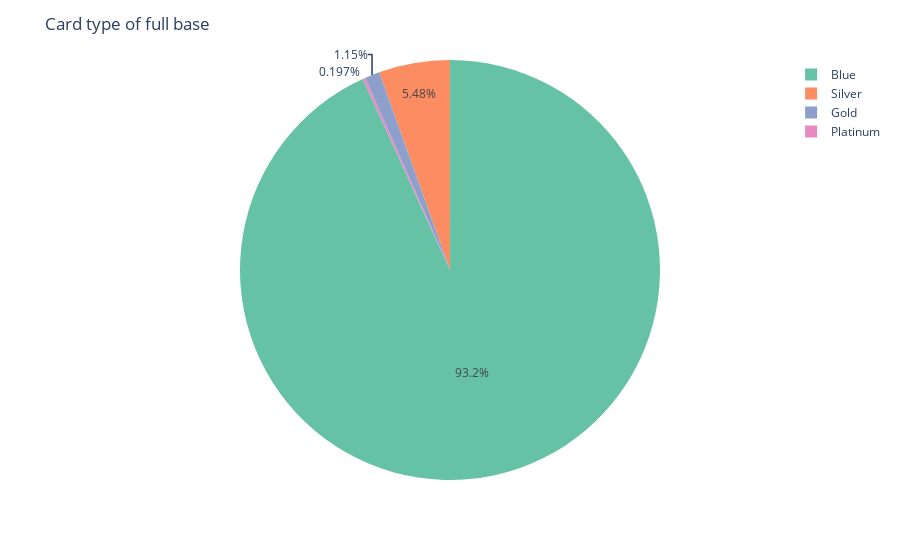

Source (notebook cell):
### Markdown cell above
We can clearly see from this graph, that the bulk of the attrition base is from 'Blue' customers.  But does this reflect the portfolio as a whole?

### Code cell
#Group the data for all customers by card type
dfcardtypeall = df.groupby('Card_Category')['CLIENTNUM'].count()
fig2a = px.pie(values = dfcardtypeall, names = dfcardtypeall.index, color_discrete_sequence = px.colors.qualitative.Set2)
fig2a.update_layout(title = 'Card type of full base')
fig2a.show()

### Figure 1 — Plotly figure (JSON) as saved in the notebook; plotly's stock layout.template omitted (floating-point values rounded to 4 significant figures)
{"data": [{"domain": {"x": [0, 1], "y": [0, 1]}, "hovertemplate": "label=%{label}<br>value=%{value}<extra></extra>", "labels": ["Blue", "Gold", "Platinum", "Silver"], "legendgroup": "", "name": "", "showlegend": true, "type": "pie", "values": [9436, 116, 20, 555]}], "layout": {"autosize": true, "legend": {"tracegroupgap": 0}, "margin": {"t": 60}, "piecolorway": ["rgb(102,194,165)", "rgb(252,141,98)", "rgb(141,160,203)", "rgb(231,138,195)", "rgb(166,216,84)", "rgb(255,217,47)", "rgb(229,196,148)", "rgb(179,179,179)"], "title": {"text": "Card type of full base"}}}
